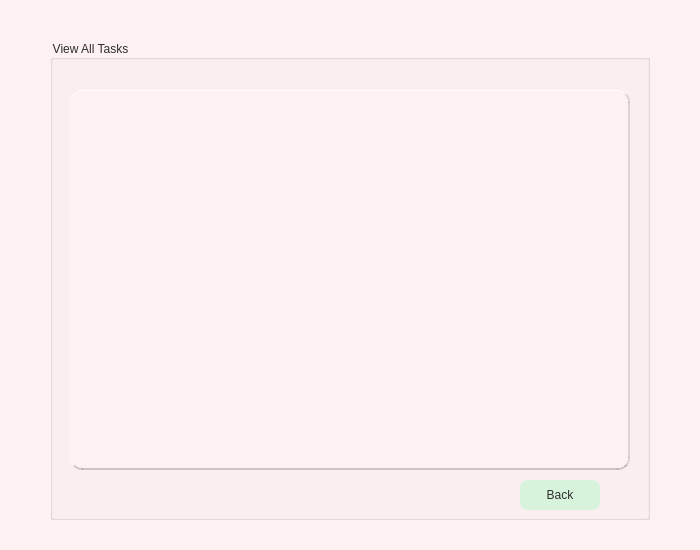
<?xml version="1.0" encoding="UTF-8"?>
<ui version="4.0">
 <class>viewallpage</class>
 <widget class="QWidget" name="viewallpage">
  <property name="geometry">
   <rect>
    <x>0</x>
    <y>0</y>
    <width>700</width>
    <height>550</height>
   </rect>
  </property>
  <property name="windowTitle">
   <string>Form</string>
  </property>
  <property name="styleSheet">
   <string notr="true">QFrame {
    background-color: white;
    border-radius: 12px;
    border-top: 1px solid rgba(255, 255, 255, 0.9);
    border-left: 1px solid rgba(255, 255, 255, 0.7);
    border-bottom: 2px solid rgba(0, 0, 0, 0.18);
    border-right: 2px solid rgba(0, 0, 0, 0.12);
}
QWidget {
    background-color: #fdf1f1;   /* pastel pink background */
    color: #2e2e2e;              /* charcoal text */
}

QPushButton {
    background-color: #d8f3dc;   /* mint green buttons */
    color: #2e2e2e;              /* dark text */
   
    border-radius: 8px;
    padding: 8px;
}

QPushButton:pressed {
    background-color: #fff5e1;   /* soft cream when pressed */
}
QDateEdit{
 background-color:white;
}
QTimeEdit
{
background-color:white;
}
QPlainTextEdit
{
background-color:white;
}
QComboBox
{
background-color:white;
}

</string>
  </property>
  <widget class="QTableWidget" name="tableWidget">
   <property name="geometry">
    <rect>
     <x>70</x>
     <y>90</y>
     <width>560</width>
     <height>380</height>
    </rect>
   </property>
  </widget>
  <widget class="QGroupBox" name="groupBox">
   <property name="geometry">
    <rect>
     <x>50</x>
     <y>40</y>
     <width>600</width>
     <height>480</height>
    </rect>
   </property>
   <property name="title">
    <string>View All Tasks</string>
   </property>
   <widget class="QPushButton" name="btnBack">
    <property name="geometry">
     <rect>
      <x>470</x>
      <y>440</y>
      <width>80</width>
      <height>30</height>
     </rect>
    </property>
    <property name="text">
     <string>Back</string>
    </property>
   </widget>
  </widget>
  <zorder>groupBox</zorder>
  <zorder>tableWidget</zorder>
 </widget>
 <resources/>
 <connections/>
</ui>
